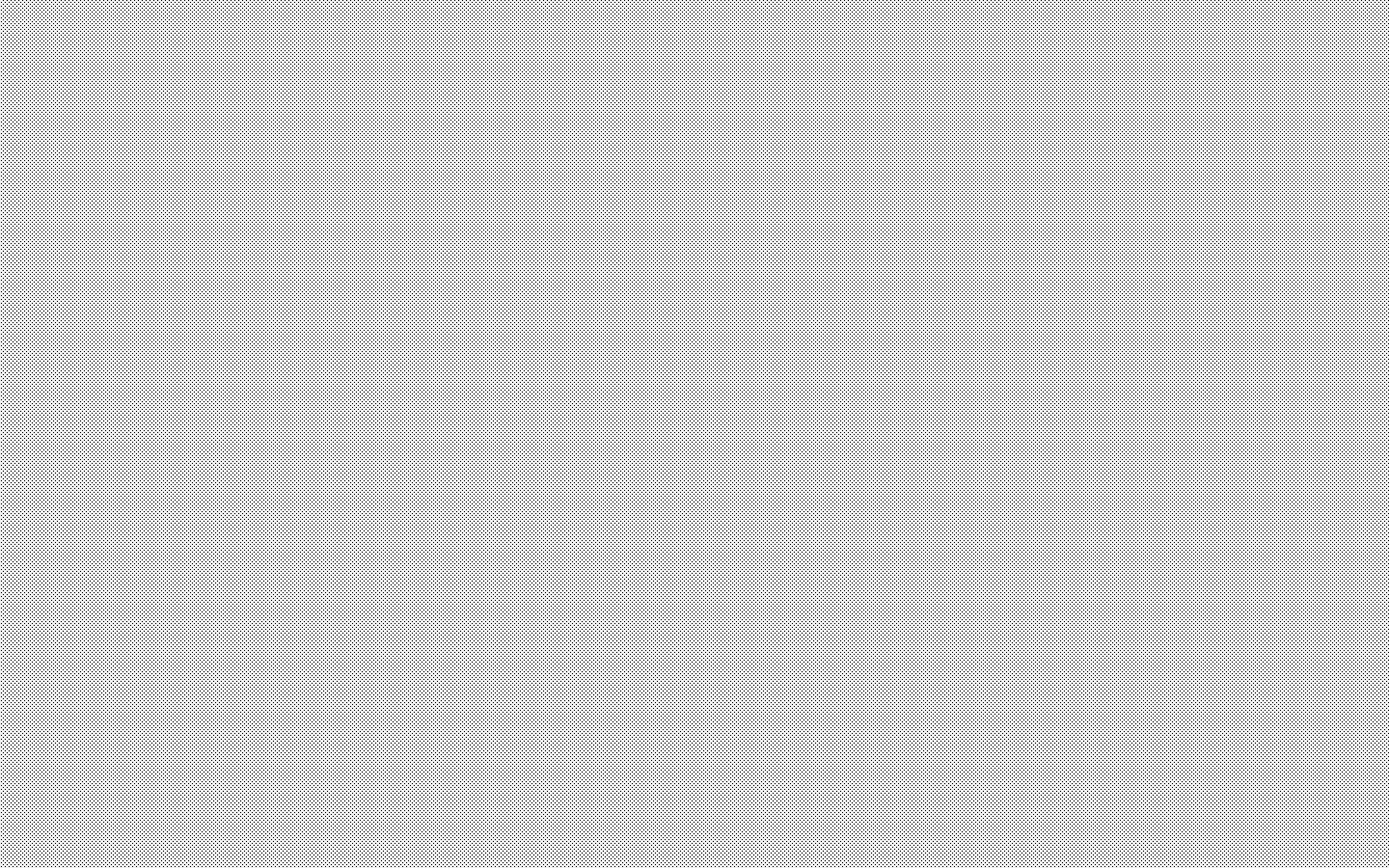
<?xml version="1.0" encoding="UTF-8"?>
<ui version="4.0">
 <class>VMdiArea</class>
 <widget class="QMdiArea" name="VMdiArea">
  <property name="geometry">
   <rect>
    <x>0</x>
    <y>0</y>
    <width>1440</width>
    <height>900</height>
   </rect>
  </property>
  <property name="windowTitle">
   <string>VMdiArea</string>
  </property>
  <property name="background">
   <brush brushstyle="Dense6Pattern">
    <color alpha="255">
     <red>0</red>
     <green>0</green>
     <blue>0</blue>
    </color>
   </brush>
  </property>
  <property name="activationOrder">
   <enum>QMdiArea::CreationOrder</enum>
  </property>
 </widget>
 <resources/>
 <connections/>
</ui>
